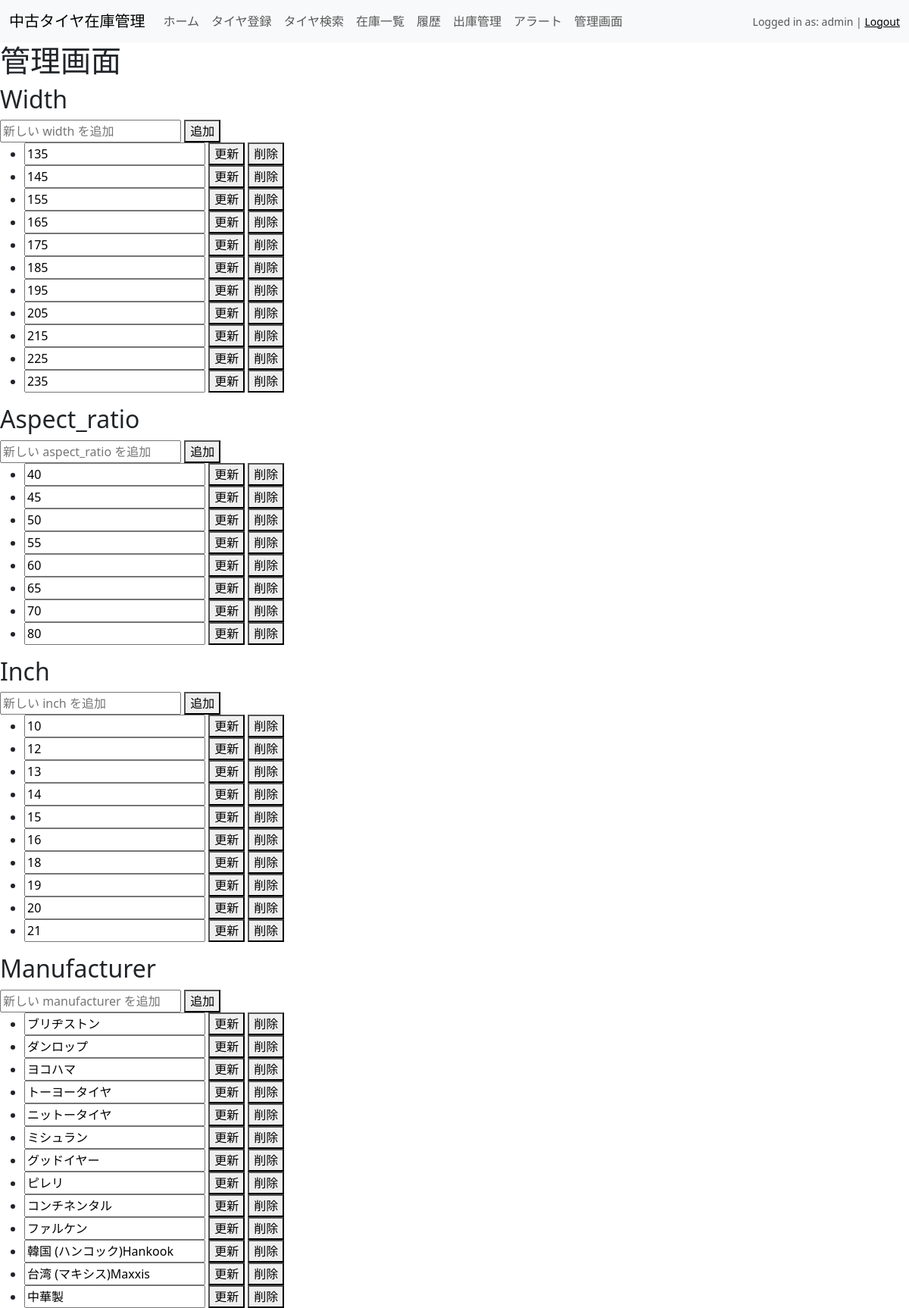
The page /admin/manage (signed in, upper part) on the database its author committed.
### models.py (models this page shows, shortened)
class User(UserMixin, db.Model):
    id = db.Column(db.Integer, primary_key=True)
    username = db.Column(db.String(150), unique=True, nullable=False)
    password_hash = db.Column(db.String(150), nullable=False)
    role_id = db.Column(db.Integer, db.ForeignKey('roles.id'))
    role = db.relationship('Role', backref=db.backref('users', lazy=True))
    def has_role(self, role_name):
        return self.role and self.role.name == role_name

class Width(db.Model):
    id = db.Column(db.Integer, primary_key=True)
    value = db.Column(db.Integer, nullable=False)

class AspectRatio(db.Model):
    id = db.Column(db.Integer, primary_key=True)
    value = db.Column(db.Integer, nullable=False)

class Inch(db.Model):
    id = db.Column(db.Integer, primary_key=True)
    value = db.Column(db.Integer, nullable=False)

class Manufacturer(db.Model):
    id = db.Column(db.Integer, primary_key=True)
    name = db.Column(db.String, nullable=False)

### routes/admin.py (the view)
@admin_bp.route('/manage', methods=['GET', 'POST'])
@role_required('admin')  # 管理者権限を要求
def manage():
    manufacturers = Manufacturer.query.all()
    print("Manufacturers:", [m.name for m in manufacturers])  # デバッグ: 各メーカーの名前を表示
    data = {
        key: {'entries': config['model'].query.all(), 'field': config['field']}
        for key, config in MODEL_MAP.items()
    }
    print("Data passed to template:", data)  # デバッグ: データ構造を出力
    return render_template(
        'admin/manage.html',
        data=data,
        roles=Role.query.all(),
        users=User.query.all(),
        getattr=getattr
    )

### app.py (called while the page is built)
@login_manager.user_loader
def load_user(user_id):
    return User.query.get(int(user_id))

@app.context_processor
def inject_user():
    from flask_login import current_user
    return dict(user=current_user)

### utils.py (called while the page is built)
def role_required(role_name):
    def decorator(f):
        @wraps(f)
        def wrapped_function(*args, **kwargs):
            if not current_user.is_authenticated or not current_user.has_role(role_name):
                abort(403)  # Forbiddenエラー
            return f(*args, **kwargs)
        return wrapped_function
    return decorator

### templates/admin/manage.html (shortened to what this page needs)
{% extends "base.html" %}
{% block content %}
<head>
</head>
<body>
    <h1>管理画面</h1>
    {% for model_name, model_data in data.items() %}
        <div>
            <h2>{{ model_name | capitalize }}</h2>
            <form method="POST" action="{{ url_for('admin.add_data', model_name=model_name) }}">
                <input type="text" name="value" placeholder="新しい {{ model_name }} を追加">
                <button type="submit">追加</button>
            </form>
            <ul>
                {% for entry in model_data.entries %}
                    <li>
                        <form method="POST" action="{{ url_for('admin.update_data', model_name=model_name, id=entry.id) }}" style="display:inline;">
                            <input type="text" name="value" value="{{ getattr(entry, model_data.field, 'N/A') }}">
                            <button type="submit">更新</button>
                        </form>
                        <form method="POST" action="{{ url_for('admin.delete_data', model_name=model_name, id=entry.id) }}" style="display:inline;">
                            <button type="submit">削除</button>
                        </form>
                    </li>
                {% endfor %}
            </ul>
        </div>
    {% endfor %}
</body>
{% endblock %}

### templates/base.html (shortened to what this page needs)
<!DOCTYPE html>
<html lang="ja">
<head>
    <link rel="stylesheet" href="{{ url_for('static', filename='css/style.css') }}">
    <link href="https://cdn.jsdelivr.net/npm/bootstrap@5.3.3/dist/css/bootstrap.min.css" rel="stylesheet">
</head>
<body>
    <header>
    <nav class="navbar navbar-expand-lg navbar-light bg-light">
        <div class="container-fluid">
            <a class="navbar-brand" href="{{ url_for('index') }}">中古タイヤ在庫管理</a>
            <div class="collapse navbar-collapse" id="navbarNav">
                <ul class="navbar-nav">
                    <li class="nav-item">
                        <a class="nav-link" href="{{ url_for('index') }}">ホーム</a>
                    </li>
                    <li class="nav-item">
                        <a class="nav-link" href="{{ url_for('input_page') }}">タイヤ登録</a>
                    </li>
                    <li class="nav-item">
                        <a class="nav-link" href="{{ url_for('search_page') }}">タイヤ検索</a>
                    </li>
                    <li class="nav-item">
                        <a class="nav-link" href="{{ url_for('inventory_list') }}">在庫一覧</a>
                    </li>
                    <li class="nav-item">
                        <a class="nav-link" href="{{ url_for('history_page') }}">履歴</a>
                    </li>
                    <li class="nav-item">
                        <a class="nav-link" href="{{ url_for('dispatch_page') }}">出庫管理</a>
                    </li>
                    <li class="nav-item">
                        <a class="nav-link" href="{{ url_for('alert_page') }}">アラート</a>
                    </li>
                    {% if user.is_authenticated and user.has_role('admin') %}
                        <li class="nav-item">
                            <a class="nav-link" href="{{ url_for('admin.manage') }}">管理画面</a>
                        </li>
                    {% endif %}
                </ul>
                {% if user.is_authenticated %}
                    <span class="navbar-text ms-auto small">
                        Logged in as: {{ user.username }} | <a href="{{ url_for('logout') }}">Logout</a>
                    </span>
                {% endif %}
            </div>
        </div>
    </nav>
</header>
    <main>
        {% block content %}
        {% endblock %}
    </main>
</body>
</html>

### static/css/style.css (style rules this page uses)
* { box-sizing: border-box; }
.navbar { background-color: #f8f9fa; }
.navbar-text { color: #343a40; }
input { min-width: 35px; }
body { background-color: #f8f9fa; }
form { background-color: #fff; }

### rows shown on the page
User: username "admin"
Width: value "135"
Width: value "145"
Width: value "155"
Width: value "165"
Width: value "175"
Width: value "185"
Width: value "195"
Width: value "205"
Width: value "215"
Width: value "225"
Width: value "235"
AspectRatio: value "40"
AspectRatio: value "45"
AspectRatio: value "50"
AspectRatio: value "55"
AspectRatio: value "60"
AspectRatio: value "65"
AspectRatio: value "70"
AspectRatio: value "80"
Inch: value "10"
Inch: value "12"
Inch: value "13"
Inch: value "14"
Inch: value "15"
Inch: value "16"
Inch: value "18"
Inch: value "19"
Inch: value "20"
Inch: value "21"
Manufacturer: value "ブリヂストン"
Manufacturer: value "ダンロップ"
Manufacturer: value "ヨコハマ"
Manufacturer: value "トーヨータイヤ"
Manufacturer: value "ニットータイヤ"
Manufacturer: value "ミシュラン"
Manufacturer: value "グッドイヤー"
Manufacturer: value "ピレリ"
Manufacturer: value "コンチネンタル"
Manufacturer: value "ファルケン"
Manufacturer: value "韓国 (ハンコック)Hankook"
Manufacturer: value "台湾 (マキシス)Maxxis"
Manufacturer: value "中華製"

### other values the page prints
{{ model_name | capitalize }} "Width" "Aspect_ratio" "Inch" "Manufacturer"
